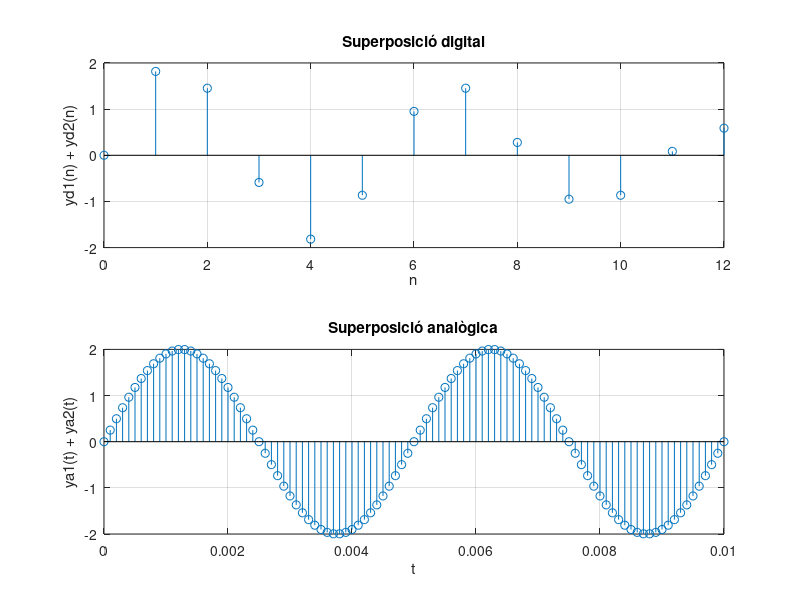

Reproduce this figure in MATLAB.
clear all;
close all;

%% Ona digital
fs1=1000;
fs2=1200;
f=200;
mida=0.01;
n=0:max(fs1,fs2)*mida;
y1=sin(2*pi*n*f/fs1);
y2=sin(2*pi*n*f/fs2);
yn=y1+y2; % superposició digital

%% Ona analògica
t=0:0.0001:0.01; % passos de 0.0001
yd = sin(2*pi*t*f) + sin(2*pi*t*f); % superposició analògica

subplot(2,1,1);
stem(n,yn);
xlabel('n'); ylabel('yd1(n) + yd2(n)'); title('Superposició digital'); grid;

subplot(2,1,2);
stem(t,yd);
xlabel('t'); ylabel('ya1(t) + ya2(t)'); title('Superposició analògica'); grid;
